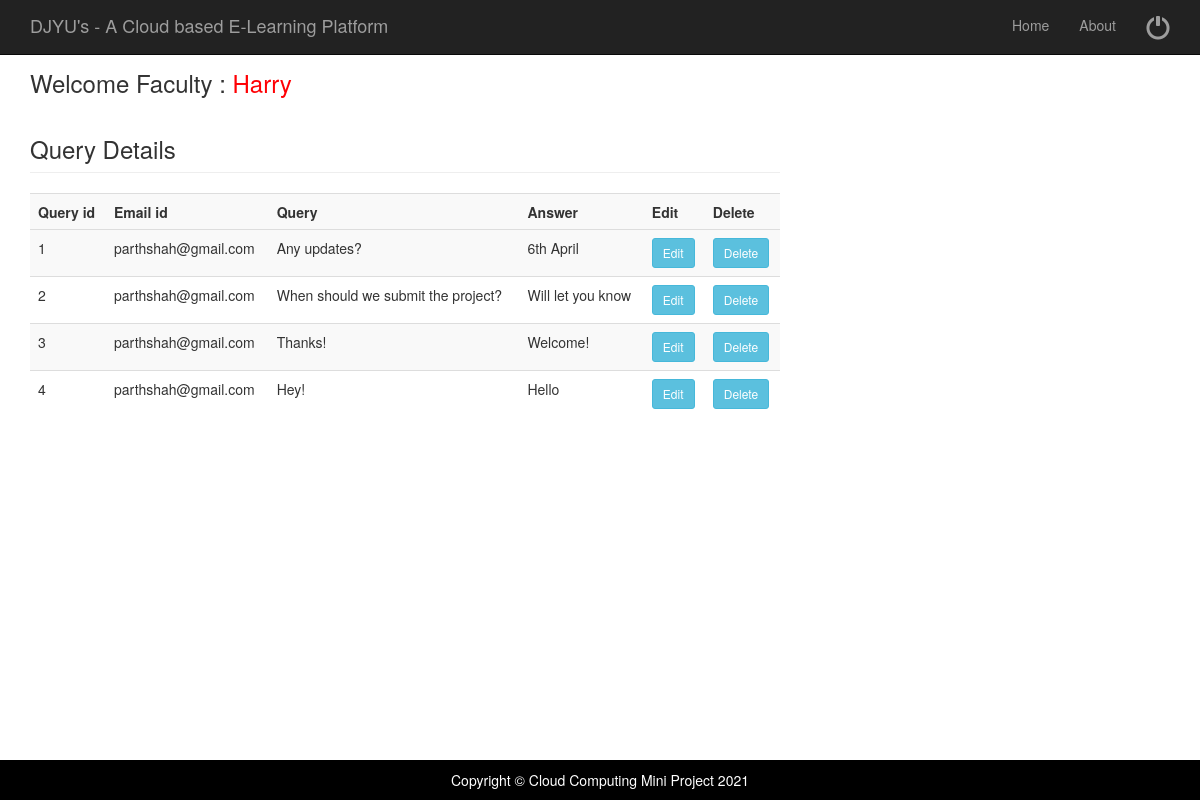
Screenshot of /qureydetails.php (signed in) with the database file from the repository.
### tables this page shows
CREATE TABLE `query` (
  `Query` text NOT NULL,
  `Ans` text,
  `Eid` varchar(35) NOT NULL,
  `Qid` int(11) NOT NULL
);

### qureydetails.php (the view, shortened to what this page needs)
<?php
$fname = $_SESSION["fname"];
?>
<?php include('fhead.php');  ?>
<div class="container">
	<div class="row">
		<div class="col-md-8">
			<h3> Welcome Faculty : <a href="welcomefaculty.php" ><span style="color:#FF0004"> <?php echo $fname; ?></span></a> </h3>
			<?php
			include( "database.php" );
			$sql = "select * from  query";
			$result = mysqli_query( $connect, $sql );
			echo "<h3 class='page-header' >Query Details</h3>";
			echo "<table class='table table-striped' style='width:100%'>
				<tr>
					<th>Query id</th>
					<th>Email id</th>
					<th>Query</th>
					<th>Answer</th>
					<th>Edit</th>
					<th>Delete</th>
				<tr>";
			while ( $row = mysqli_fetch_array( $result ) ) {
				?>
			<tr>
				<td>
					<?PHP echo $row['Qid'];?>
				</td>
				<td>
					<?PHP echo $row['Eid'];?>
				</td>
				<td>
					<?PHP echo $row['Query'];?>
				</td>
				<td>
					<?PHP echo $row['Ans'];?>
				</td>
				<td><a href="updatequery.php?gid=<?php echo $row['Qid']; ?>"><input type="button" Value="Edit" class="btn btn-info btn-sm"></a>
				</td>
				<td><a href="qureydetails.php?deleteid=<?php echo $row['Qid']; ?>"><input type="button" Value="Delete" name="" class="btn btn-info btn-sm"></a>
				</td>
			</tr>
			<?php } ?>
			</table>
		</div>
	</div>
	<?php include('allfoot.php');  ?>

### css/modern-business.css (style rules this page uses)
html, body { height: 100%; }
body { padding-top: 50px; }

### rows the page displays
query: Qid "1", Eid "parthshah@gmail.com", Query "Any updates?", Ans "6th April"
query: Qid "2", Eid "parthshah@gmail.com", Query "When should we submit the project?", Ans "Will let you know"
query: Qid "3", Eid "parthshah@gmail.com", Query "Thanks!", Ans "Welcome!"
query: Qid "4", Eid "parthshah@gmail.com", Query "Hey!", Ans "Hello"

### other values shown
$fname "Harry"
